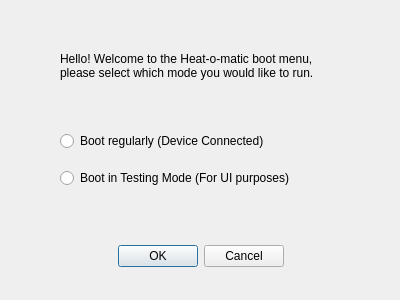
<?xml version="1.0" encoding="UTF-8"?>
<ui version="4.0">
 <class>Dialog</class>
 <widget class="QDialog" name="Dialog">
  <property name="geometry">
   <rect>
    <x>0</x>
    <y>0</y>
    <width>400</width>
    <height>300</height>
   </rect>
  </property>
  <property name="windowTitle">
   <string>Dialog</string>
  </property>
  <property name="sizeGripEnabled">
   <bool>false</bool>
  </property>
  <property name="modal">
   <bool>false</bool>
  </property>
  <widget class="QDialogButtonBox" name="buttonBox">
   <property name="geometry">
    <rect>
     <x>30</x>
     <y>240</y>
     <width>341</width>
     <height>32</height>
    </rect>
   </property>
   <property name="orientation">
    <enum>Qt::Horizontal</enum>
   </property>
   <property name="standardButtons">
    <set>QDialogButtonBox::Cancel|QDialogButtonBox::Ok</set>
   </property>
   <property name="centerButtons">
    <bool>true</bool>
   </property>
  </widget>
  <widget class="QWidget" name="verticalLayoutWidget">
   <property name="geometry">
    <rect>
     <x>60</x>
     <y>120</y>
     <width>241</width>
     <height>80</height>
    </rect>
   </property>
   <layout class="QVBoxLayout" name="verticalLayout">
    <item>
     <widget class="QRadioButton" name="radioRegularMode">
      <property name="text">
       <string>Boot regularly (Device Connected)</string>
      </property>
     </widget>
    </item>
    <item>
     <widget class="QRadioButton" name="radioTestingMode">
      <property name="text">
       <string>Boot in Testing Mode (For UI purposes)</string>
      </property>
     </widget>
    </item>
   </layout>
  </widget>
  <widget class="QLabel" name="label">
   <property name="geometry">
    <rect>
     <x>60</x>
     <y>20</y>
     <width>281</width>
     <height>91</height>
    </rect>
   </property>
   <property name="text">
    <string>Hello! Welcome to the Heat-o-matic boot menu, please select which mode you would like to run.</string>
   </property>
   <property name="wordWrap">
    <bool>true</bool>
   </property>
  </widget>
 </widget>
 <resources/>
 <connections>
  <connection>
   <sender>buttonBox</sender>
   <signal>accepted()</signal>
   <receiver>Dialog</receiver>
   <slot>accept()</slot>
   <hints>
    <hint type="sourcelabel">
     <x>248</x>
     <y>254</y>
    </hint>
    <hint type="destinationlabel">
     <x>157</x>
     <y>274</y>
    </hint>
   </hints>
  </connection>
  <connection>
   <sender>buttonBox</sender>
   <signal>rejected()</signal>
   <receiver>Dialog</receiver>
   <slot>reject()</slot>
   <hints>
    <hint type="sourcelabel">
     <x>316</x>
     <y>260</y>
    </hint>
    <hint type="destinationlabel">
     <x>286</x>
     <y>274</y>
    </hint>
   </hints>
  </connection>
 </connections>
</ui>
